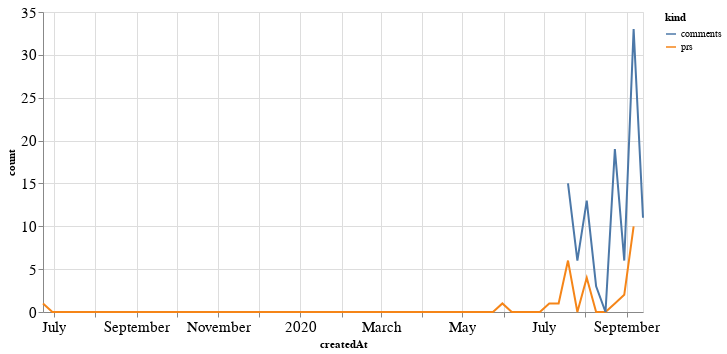

Here is the notebook cell this chart was saved with:
### Code cell
alt.Chart(total_time, width=600).mark_line().encode(
    x='createdAt',
    y='count',
    color='kind'
)

### Figure 1 — Vega-Lite specification as saved in the notebook (floating-point values rounded to 4 significant figures; data arrays with more than 128 entries replaced by an {"elided": "..."} marker saying what was removed)
{"config": {"axisLeft": {"labelFontSize": 15}, "axisBottom": {"labelFontSize": 15}}, "data": {"name": "data-75058289b0948640d5809c398720088a"}, "mark": "line", "encoding": {"color": {"type": "nominal", "field": "kind"}, "x": {"type": "temporal", "field": "createdAt"}, "y": {"type": "quantitative", "field": "count"}}, "width": 600, "$schema": "https://vega.github.io/schema/vega-lite/v4.8.1.json", "datasets": {"data-75058289b0948640d5809c398720088a": {"elided": "130 records"}}}
